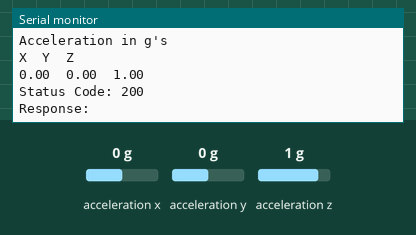
Simulated run of this sketch. Board: Arduino Nano 33 IoT. Shown: the last lines printed to the serial monitor. The inputs (shaded band) are chosen by the test bench; at power-on: acceleration x 0 g, acceleration y 0 g, acceleration z 1 g. WiFi joins after 1.5 s; servers stay silent unless stated; uploads are accepted with an empty reply.

Above: at 2.7 s.
2.8 s: acceleration x set to -1.4 g
At 2.86 s:
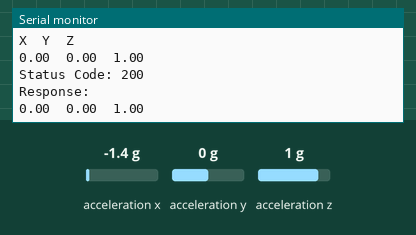
4.5 s: acceleration y set to -1.4 g
At 6.0 s:
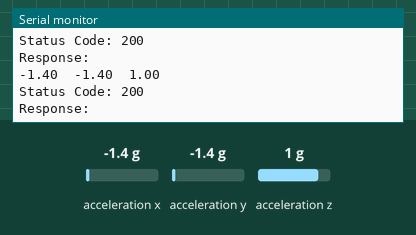
6.2 s: acceleration z set to -1.4 g
At 7.0 s:
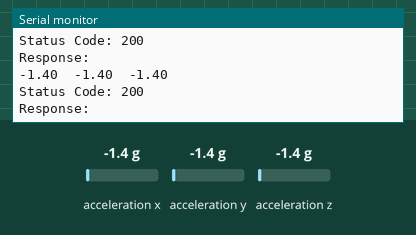

Measured:
- after the input at 4.5 s, the serial monitor: prints a new line after 0.61 s (image 2)
- after the input at 6.2 s, the serial monitor: prints a new line after 0.11 s (image 3)

The sketch:

Accelerometer.ino
```cpp
#include <WiFiNINA.h>
#include <ArduinoHttpClient.h>
#include <Arduino_LSM6DS3.h>

// WiFi credentials
char ssid[] = "iPhone de Lucas";     // your network SSID (name)
char pass[] = "draisine";    // your network password

// Server details
char serverAddress[] = "172.20.10.2";  // Server IP or domain
int port = 3030; // Port number

WiFiClient wifi;
HttpClient client = HttpClient(wifi, serverAddress, port);

void setup() {
  Serial.begin(115200);

  // Connect to WiFi
  while (WiFi.begin(ssid, pass) != WL_CONNECTED) {
    delay(5000);
    Serial.println("Connecting to WiFi...");
  }
  Serial.println("Connected to WiFi!");

  // Initialize the IMU
  if (!IMU.begin()) {
    Serial.println("Failed to initialize IMU!");
    while (1);
  }

  Serial.print("Accelerometer sample rate = ");
  Serial.print(IMU.accelerationSampleRate());
  Serial.println(" Hz");
  Serial.println("Acceleration in g's");
  Serial.println("X\tY\tZ");
}

void loop() {
  float x, y, z;

  // Check if new acceleration data is available
  if (IMU.accelerationAvailable()) {
    IMU.readAcceleration(x, y, z);

    // Print the accelerometer data to Serial
    Serial.print(x);
    Serial.print('\t');
    Serial.print(y);
    Serial.print('\t');
    Serial.println(z);

    // Prepare the JSON payload to send to the server
    String jsonData = "{\"x\":" + String(x, 6) + ",\"y\":" + String(y, 6) + ",\"z\":" + String(z, 6) + "}";

    // Send HTTP POST request
    client.beginRequest();
    client.post("/api/nano_data");  // API endpoint on the server

    // Set headers
    client.sendHeader("Content-Type", "application/json");
    client.sendHeader("Content-Length", jsonData.length());

    // Send body content (the JSON data)
    client.beginBody();
    client.print(jsonData);
    client.endRequest();

    // Read the server response
    int statusCode = client.responseStatusCode();
    String response = client.responseBody();

    // Print status code and response
    Serial.print("Status Code: ");
    Serial.println(statusCode);
    Serial.print("Response: ");
    Serial.println(response);

    // Wait before sending the next data
    delay(1000);
  }
}
```
